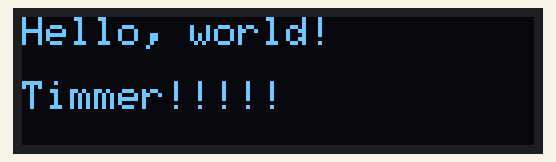
Recording of a sketch running on a simulated Arduino Uno, built with avr-gcc and run on an emulated ATmega328P. Shown: 128×32 one-colour display.

Above: at 0.1 s.

The sketch:

Workbench.ino
```cpp
#include <SPI.h>
#include <Wire.h>
#include <Adafruit_GFX.h>
#include <Adafruit_SSD1306.h>

#define SCREEN_WIDTH 128 // OLED display width, in pixels
#define SCREEN_HEIGHT 32 // OLED display height, in pixels

// Declaration for an SSD1306 display connected to I2C (SDA, SCL pins)
#define OLED_RESET     4 // Reset pin # (or -1 if sharing Arduino reset pin)
Adafruit_SSD1306 display(SCREEN_WIDTH, SCREEN_HEIGHT, &Wire, OLED_RESET);

void setup() {
  Serial.begin(9600);

  // SSD1306_SWITCHCAPVCC = generate display voltage from 3.3V internally
  if(!display.begin(SSD1306_SWITCHCAPVCC, 0x3C)) { // Address 0x3C for 128x32
    Serial.println(F("SSD1306 allocation failed"));
    for(;;); // Don't proceed, loop forever
  }

  // Show initial display buffer contents on the screen --
  // the library initializes this with an Adafruit splash screen.
  //display.display();
  //delay(1000); // Pause for 1 second

  // Clear the buffer
  display.clearDisplay();

  display.setTextSize(1);             // Normal 1:1 pixel scale
  display.setTextColor(WHITE);        // Draw white text
  display.setCursor(0,0);             // Start at top-left corner
  display.println(F("Hello, world!"));
  display.println(F(""));
  display.println(F("Timmer!!!!!"));
  display.display();

}

void loop() {

}
```
